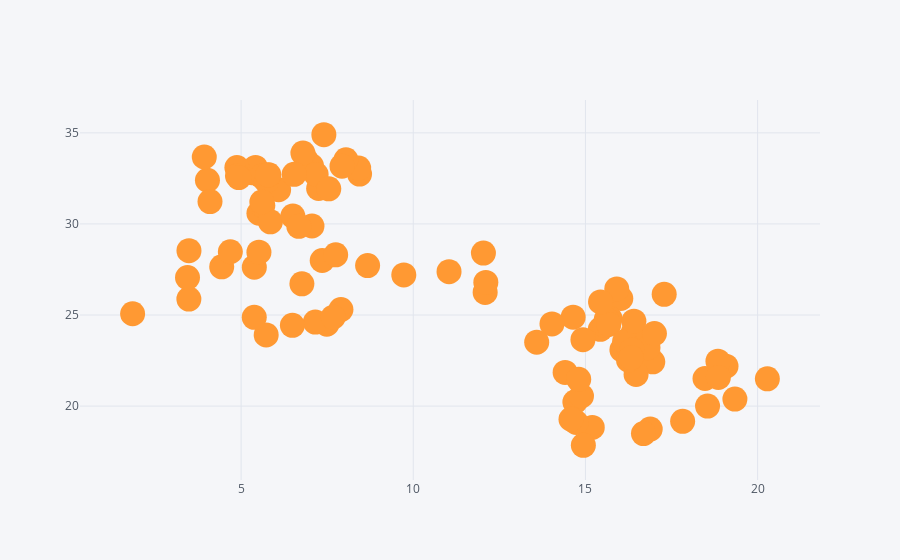

Notebook code for this chart:
### Markdown cell above
## Scatter plot

### Code cell
df.iplot(x = 'A', y = 'B', mode = 'markers', size = 25)
